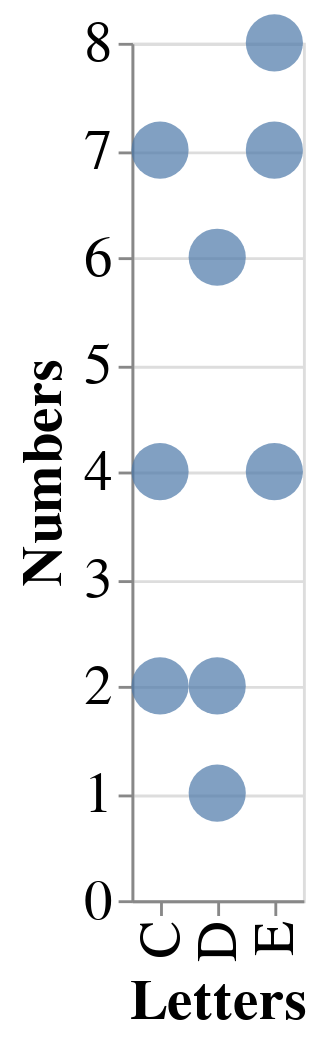

Write notebook code for a chart like this one.
### Markdown cell above
With two visual channels encoded, we can see the raw data points in the `DataFrame`. 

Let's see how easy it is to change our plot type.

## You Try!

### Code cell
## YOUR SOLUTION HERE
alt.Chart(data).mark_circle().encode(
    alt.X('Letters:N'),
    alt.Y('Numbers:Q')
)

### Figure 1 — Vega-Lite specification as saved in the notebook (floating-point values rounded to 4 significant figures)
{"height": 300, "config": {"style": {"circle": {"size": 400}, "point": {"size": 400}, "square": {"size": 400}}, "legend": {"symbolSize": 20, "titleFontSize": 20, "labelFontSize": 20}, "axis": {"titleFontSize": 20, "labelFontSize": 20}}, "data": {"name": "data-e1f27bdda7bfd6fed066714f7c229752"}, "mark": "circle", "encoding": {"x": {"type": "nominal", "field": "Letters"}, "y": {"type": "quantitative", "field": "Numbers"}}, "$schema": "https://vega.github.io/schema/vega-lite/v4.0.2.json", "datasets": {"data-e1f27bdda7bfd6fed066714f7c229752": [{"Letters": "C", "Numbers": 2}, {"Letters": "C", "Numbers": 7}, {"Letters": "C", "Numbers": 4}, {"Letters": "D", "Numbers": 1}, {"Letters": "D", "Numbers": 2}, {"Letters": "D", "Numbers": 6}, {"Letters": "E", "Numbers": 8}, {"Letters": "E", "Numbers": 4}, {"Letters": "E", "Numbers": 7}]}}
